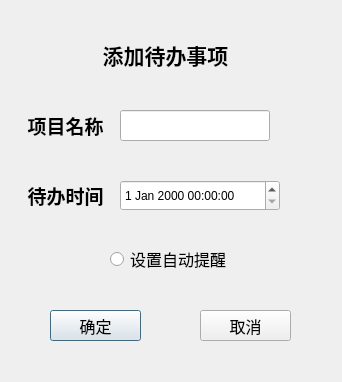
<?xml version="1.0" encoding="UTF-8"?>
<ui version="4.0">
 <class>addDialog</class>
 <widget class="QDialog" name="addDialog">
  <property name="geometry">
   <rect>
    <x>0</x>
    <y>0</y>
    <width>342</width>
    <height>382</height>
   </rect>
  </property>
  <property name="windowTitle">
   <string>Dialog</string>
  </property>
  <widget class="QLabel" name="label_11">
   <property name="geometry">
    <rect>
     <x>90</x>
     <y>30</y>
     <width>151</width>
     <height>51</height>
    </rect>
   </property>
   <property name="minimumSize">
    <size>
     <width>151</width>
     <height>51</height>
    </size>
   </property>
   <property name="maximumSize">
    <size>
     <width>151</width>
     <height>51</height>
    </size>
   </property>
   <property name="text">
    <string>&lt;html&gt;&lt;head/&gt;&lt;body&gt;&lt;p align=&quot;center&quot;&gt;&lt;span style=&quot; font-size:16pt; font-weight:600;&quot;&gt;添加待办事项&lt;/span&gt;&lt;/p&gt;&lt;/body&gt;&lt;/html&gt;</string>
   </property>
  </widget>
  <widget class="QLabel" name="label_22">
   <property name="geometry">
    <rect>
     <x>20</x>
     <y>110</y>
     <width>91</width>
     <height>31</height>
    </rect>
   </property>
   <property name="minimumSize">
    <size>
     <width>91</width>
     <height>31</height>
    </size>
   </property>
   <property name="maximumSize">
    <size>
     <width>91</width>
     <height>31</height>
    </size>
   </property>
   <property name="text">
    <string>&lt;html&gt;&lt;head/&gt;&lt;body&gt;&lt;p align=&quot;center&quot;&gt;&lt;span style=&quot; font-size:14pt; font-weight:600;&quot;&gt;项目名称&lt;/span&gt;&lt;/p&gt;&lt;/body&gt;&lt;/html&gt;</string>
   </property>
  </widget>
  <widget class="QLabel" name="label_33">
   <property name="geometry">
    <rect>
     <x>20</x>
     <y>180</y>
     <width>91</width>
     <height>31</height>
    </rect>
   </property>
   <property name="sizePolicy">
    <sizepolicy hsizetype="Preferred" vsizetype="Preferred">
     <horstretch>91</horstretch>
     <verstretch>31</verstretch>
    </sizepolicy>
   </property>
   <property name="minimumSize">
    <size>
     <width>91</width>
     <height>31</height>
    </size>
   </property>
   <property name="text">
    <string>&lt;html&gt;&lt;head/&gt;&lt;body&gt;&lt;p align=&quot;center&quot;&gt;&lt;span style=&quot; font-size:14pt; font-weight:600;&quot;&gt;待办时间&lt;/span&gt;&lt;/p&gt;&lt;/body&gt;&lt;/html&gt;</string>
   </property>
  </widget>
  <widget class="QDateTimeEdit" name="dateTimeEdit">
   <property name="geometry">
    <rect>
     <x>120</x>
     <y>180</y>
     <width>160</width>
     <height>31</height>
    </rect>
   </property>
   <property name="minimumSize">
    <size>
     <width>160</width>
     <height>31</height>
    </size>
   </property>
   <property name="maximumSize">
    <size>
     <width>160</width>
     <height>31</height>
    </size>
   </property>
  </widget>
  <widget class="QLineEdit" name="fixednameEdit">
   <property name="geometry">
    <rect>
     <x>120</x>
     <y>110</y>
     <width>150</width>
     <height>31</height>
    </rect>
   </property>
   <property name="minimumSize">
    <size>
     <width>150</width>
     <height>31</height>
    </size>
   </property>
   <property name="maximumSize">
    <size>
     <width>150</width>
     <height>31</height>
    </size>
   </property>
  </widget>
  <widget class="QRadioButton" name="ifButton_fixed">
   <property name="geometry">
    <rect>
     <x>110</x>
     <y>250</y>
     <width>171</width>
     <height>18</height>
    </rect>
   </property>
   <property name="minimumSize">
    <size>
     <width>171</width>
     <height>18</height>
    </size>
   </property>
   <property name="maximumSize">
    <size>
     <width>171</width>
     <height>18</height>
    </size>
   </property>
   <property name="font">
    <font>
     <pointsize>12</pointsize>
     <kerning>true</kerning>
    </font>
   </property>
   <property name="text">
    <string>设置自动提醒</string>
   </property>
  </widget>
  <widget class="QPushButton" name="commitButton_fixed">
   <property name="geometry">
    <rect>
     <x>50</x>
     <y>310</y>
     <width>91</width>
     <height>31</height>
    </rect>
   </property>
   <property name="minimumSize">
    <size>
     <width>91</width>
     <height>31</height>
    </size>
   </property>
   <property name="maximumSize">
    <size>
     <width>91</width>
     <height>31</height>
    </size>
   </property>
   <property name="font">
    <font>
     <pointsize>12</pointsize>
    </font>
   </property>
   <property name="text">
    <string>确定</string>
   </property>
  </widget>
  <widget class="QPushButton" name="cancelButton_fixed">
   <property name="geometry">
    <rect>
     <x>200</x>
     <y>310</y>
     <width>91</width>
     <height>31</height>
    </rect>
   </property>
   <property name="minimumSize">
    <size>
     <width>91</width>
     <height>31</height>
    </size>
   </property>
   <property name="maximumSize">
    <size>
     <width>91</width>
     <height>31</height>
    </size>
   </property>
   <property name="font">
    <font>
     <pointsize>12</pointsize>
    </font>
   </property>
   <property name="text">
    <string>取消</string>
   </property>
  </widget>
 </widget>
 <resources/>
 <connections>
  <connection>
   <sender>cancelButton_fixed</sender>
   <signal>clicked()</signal>
   <receiver>addDialog</receiver>
   <slot>close()</slot>
   <hints>
    <hint type="sourcelabel">
     <x>219</x>
     <y>328</y>
    </hint>
    <hint type="destinationlabel">
     <x>174</x>
     <y>296</y>
    </hint>
   </hints>
  </connection>
 </connections>
</ui>
